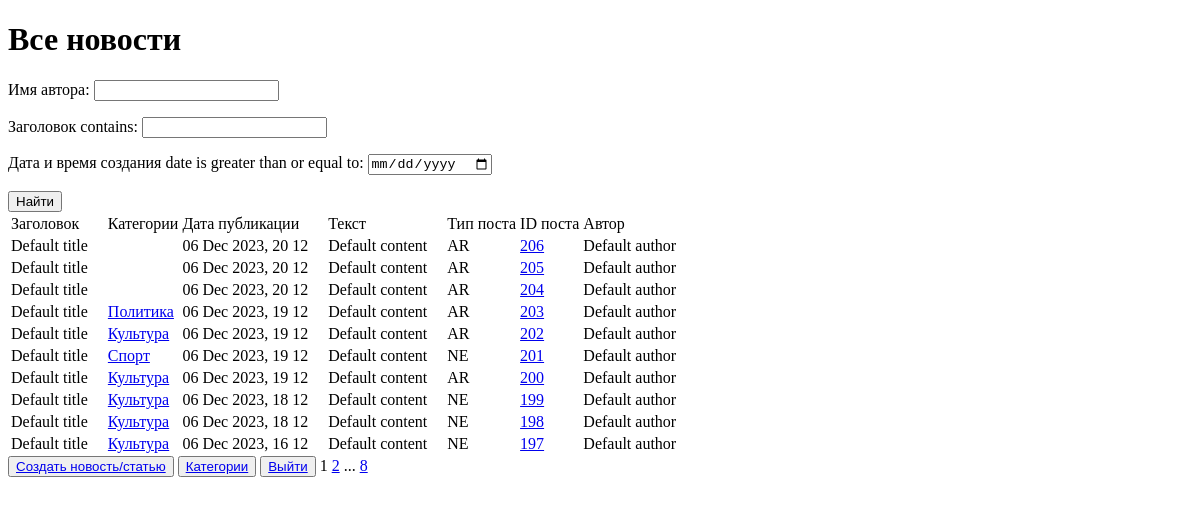
Before: /news/ (signed in) with the older database file.
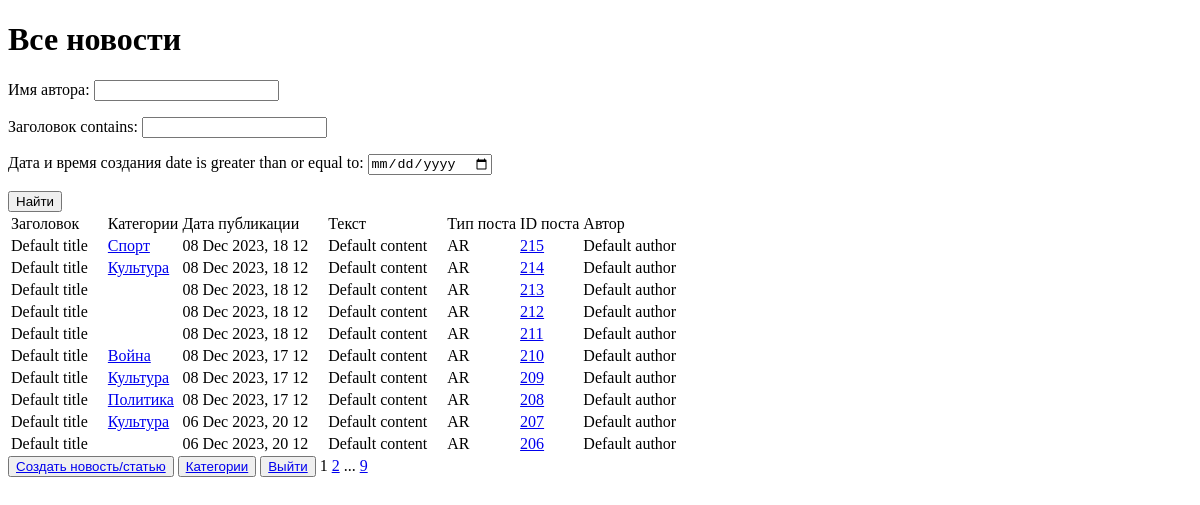
After: the same page with the newer database file.
### news/models.py (models this page shows, shortened)
class Post(models.Model):
    news = 'NE'
    article = 'AR'
    POST_TYPES = [
        (news, 'Новость'),
        (article, 'Статья')
    ]
    author = models.CharField(max_length=255, default='Default author', verbose_name='имя автора')
    post_type = models.CharField(max_length=2, choices=POST_TYPES, default=article, verbose_name='Вид поста')
    date_create = models.DateTimeField(auto_now_add=True, verbose_name='дата и время создания')
    date_update = models.DateTimeField(auto_now=True, verbose_name='дата и время изменения')
    categories = models.ManyToManyField(Category, verbose_name='Категории')
    title = models.CharField(max_length=255, default='Default title', verbose_name='заголовок')
    content = models.TextField(default='Default content', verbose_name='текст')

class Category(models.Model):
    name = models.CharField(unique = True, max_length=255, verbose_name='Категории' )
    subscribers = models.ManyToManyField(User, blank=True, null=True, related_name='Подписчики')
    def __str__(self):
        return self.name

### news/views.py (the view, shortened to what this page needs)
# urls.py: path('news/', NewsList.as_view(), name = 'news'),
class NewsList(LoginRequiredMixin, ListView):
    model = Post
    template_name = 'flatpages/news.html'
    queryset = Post.objects.order_by('-date_create')
    context_object_name = 'news'
    paginate_by = 10
    def get_queryset(self):
        queryset = super().get_queryset()
        self.filterset = PostFilter(self.request.GET, queryset)
        return self.filterset.qs
    def get_context_data(self, **kwargs):
        context = super().get_context_data(**kwargs)
        context['filterset'] = self.filterset
        return context

### news/templatetags/custom_filters.py (called while the page is built)
@register.filter()
def censor(text):
    spl_text = text.split()
    explicitwords = ['дВижения',
                     'ТраСсе',
                     'производственных',
                     'Однако',
                     'детонациЮ']
    for ex_word in explicitwords:
        ex_word = ex_word.title()
        for word in spl_text:
            word1 = word[0].upper() + word[1:]
            if word1 == ex_word:
                text = text.replace(word, word[0] + '*' * (len(word) - 1))
    """Removes all values of arg from the given string"""
    return text

### news/templatetags/custom_tags.py (called while the page is built)
@register.simple_tag(takes_context=True)
def url_replace(context, **kwargs):
   d = context['request'].GET.copy()
   for k, v in kwargs.items():
       d[k] = v
   return d.urlencode()

### templates/flatpages/news.html (shortened to what this page needs)
{% extends 'flatpages/default.html' %}
{% load custom_filters %}
{% load custom_tags %}
{% block content %}
    <h1>Все новости</h1>
    <form action="" method="get">
    {{ filterset.form.as_p }}
    <input type="submit" value="Найти"/>
    </form>
    {% if news %}
       <table>
           <tr>
               <td>Заголовок</td>
               <td>Категории</td>
               <td>Дата публикации</td>
               <td>Текст</td>
               <td>Тип поста</td>
               <td>ID поста </td>
               <td>Автор</td>
           </tr>
           {% for new in news %}
           <tr>
               <td>{{ new.title|censor }}&emsp;</td>
               <td>
                   {% for category in new.categories.all %}
                       <a href="{% url 'category_list' category.id %}">{{category}}</a>
                   {% endfor %}
               </td>
               <td>{{ new.date_create|date:'d M Y, H m'|censor}}&emsp;</td>
               <td>{{ new.content|truncatechars:20|censor }}&emsp;</td>
               <td>{{ new.post_type }}&emsp;</td>
               <td>
                   <a href="{% url 'news_detail' new.id  %}">{{new.id}}</a>
               </td>
               <td>{{ new.author }}&emsp;</td>
           </tr>
           {% endfor %}
       </table>
    {% else %}
       <h2>Новостей нет!</h2>
    {% endif %}
    <button> <a href="{% url 'news_create' %}"> Создать новость/статью </a> </button>
    <button> <a href="{% url 'category_name' %}"> Категории </a></button>
    <button> <a href="/"> Выйти </a></button>
   {{ page_obj.number }}
   {% if page_obj.has_next %}
       <a href="?{% url_replace page=page_obj.next_page_number %}">{{ page_obj.next_page_number }}</a>
       {% if paginator.num_pages != page_obj.next_page_number %}
           ...
           <a href="?{% url_replace page=page_obj.paginator.num_pages %}">{{ page_obj.paginator.num_pages }}</a>
       {% endif %}
   {% endif %}
{% endblock content %}

Changed rows visible on the page:
no longer on this page (row unchanged): Post: title|censor "Default title", date_create|censor "06 Dec 2023, 20 12", content|censor "Default content", post_type "AR", id "205", author "Default author"
no longer on this page (row unchanged): Post: title|censor "Default title", date_create|censor "06 Dec 2023, 20 12", content|censor "Default content", post_type "AR", id "204", author "Default author"
no longer on this page (row unchanged): Post: title|censor "Default title", date_create|censor "06 Dec 2023, 19 12", content|censor "Default content", post_type "AR", id "203", author "Default author", Category (name "Политика")
no longer on this page (row unchanged): Post: title|censor "Default title", date_create|censor "06 Dec 2023, 19 12", content|censor "Default content", post_type "AR", id "202", author "Default author", Category (name "Культура")
no longer on this page (row unchanged): Post: title|censor "Default title", date_create|censor "06 Dec 2023, 19 12", content|censor "Default content", post_type "NE", id "201", author "Default author", Category (name "Спорт")
no longer on this page (row unchanged): Post: title|censor "Default title", date_create|censor "06 Dec 2023, 19 12", content|censor "Default content", post_type "AR", id "200", author "Default author", Category (name "Культура")
no longer on this page (row unchanged): Post: title|censor "Default title", date_create|censor "06 Dec 2023, 18 12", content|censor "Default content", post_type "NE", id "199", author "Default author", Category (name "Культура")
no longer on this page (row unchanged): Post: title|censor "Default title", date_create|censor "06 Dec 2023, 18 12", content|censor "Default content", post_type "NE", id "198", author "Default author", Category (name "Культура")
no longer on this page (row unchanged): Post: title|censor "Default title", date_create|censor "06 Dec 2023, 16 12", content|censor "Default content", post_type "NE", id "197", author "Default author", Category (name "Культура")
added Post: title|censor "Default title", date_create|censor "08 Dec 2023, 18 12", content|censor "Default content", post_type "AR", id "215", author "Default author", Category (name "Спорт")
added Post: title|censor "Default title", date_create|censor "08 Dec 2023, 18 12", content|censor "Default content", post_type "AR", id "214", author "Default author", Category (name "Культура")
added Post: title|censor "Default title", date_create|censor "08 Dec 2023, 18 12", content|censor "Default content", post_type "AR", id "213", author "Default author"
added Post: title|censor "Default title", date_create|censor "08 Dec 2023, 18 12", content|censor "Default content", post_type "AR", id "212", author "Default author"
added Post: title|censor "Default title", date_create|censor "08 Dec 2023, 18 12", content|censor "Default content", post_type "AR", id "211", author "Default author"
added Post: title|censor "Default title", date_create|censor "08 Dec 2023, 17 12", content|censor "Default content", post_type "AR", id "210", author "Default author"
now on this page (row unchanged): Category: name "Война", shown under "Default title"
added Post: title|censor "Default title", date_create|censor "08 Dec 2023, 17 12", content|censor "Default content", post_type "AR", id "209", author "Default author", Category (name "Культура")
added Post: title|censor "Default title", date_create|censor "08 Dec 2023, 17 12", content|censor "Default content", post_type "AR", id "208", author "Default author", Category (name "Политика")
added Post: title|censor "Default title", date_create|censor "06 Dec 2023, 20 12", content|censor "Default content", post_type "AR", id "207", author "Default author", Category (name "Культура")
Other visible differences:
{{ page_obj.paginator.num_pages }}: "8" → "9"
